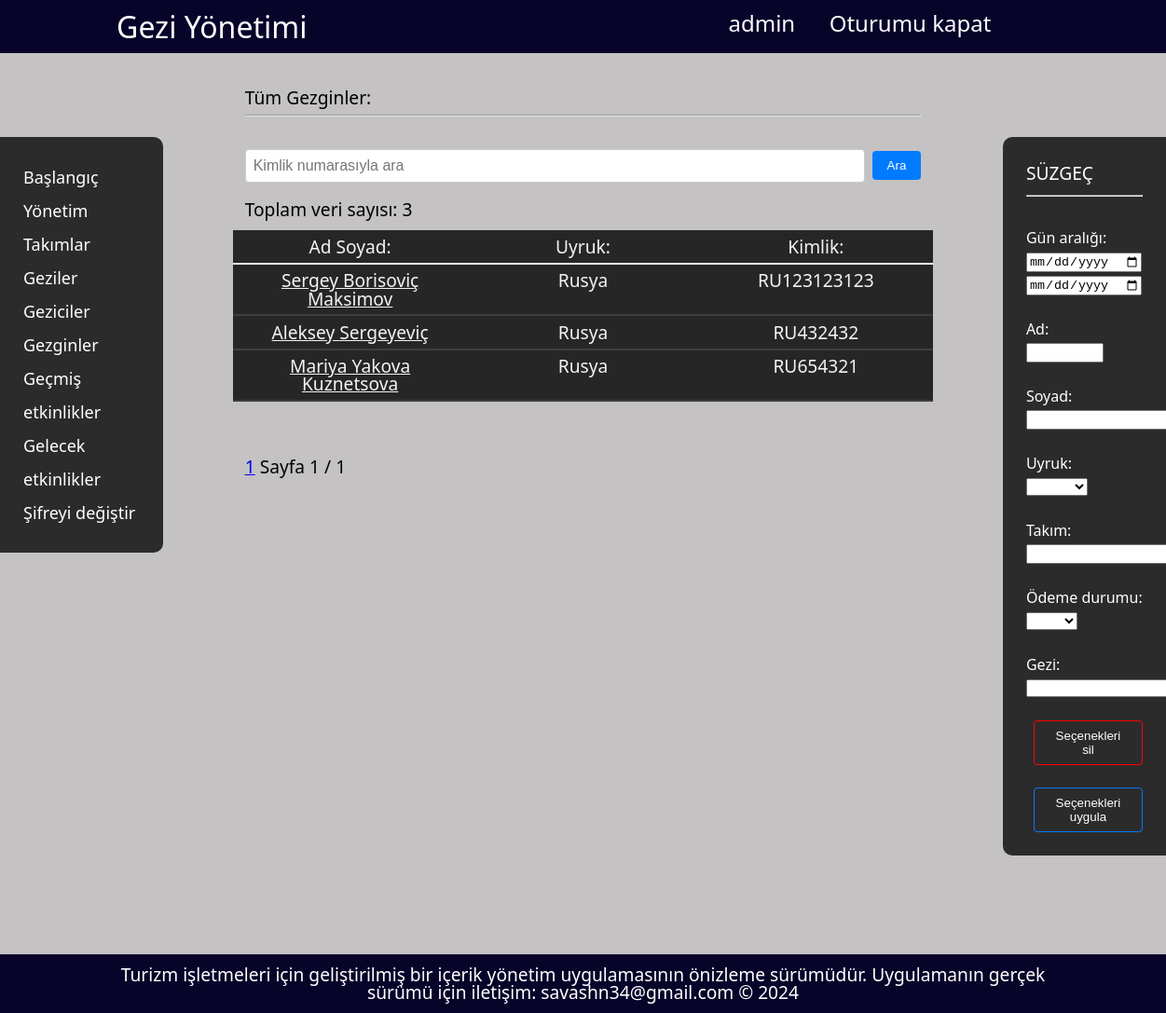
The page /gezginler (signed in) on the database its author committed.
### geziuygulamasi/models.py (models this page shows, shortened)
class Gezginler(models.Model):
    ad = models.CharField(max_length=100)
    soyad = models.CharField(max_length=100)
    cinsiyet = models.ForeignKey(Cinsiyetler, on_delete=models.CASCADE)
    dogum = models.DateField()
    uyruk = models.ForeignKey(Uyruklar, on_delete=models.CASCADE)
    pasaport_no = models.CharField(max_length=100)
    e_posta = models.CharField(max_length=100)
    telefon = models.CharField(max_length=50)
    adres = models.CharField(max_length=500)
    yakin_ad = models.CharField(max_length=100)
    yakinlik = models.ForeignKey(Yakinliklar, on_delete=models.CASCADE)
    yakin_tel = models.CharField(max_length=50)
    takim = models.ManyToManyField(Takimlar)
    slug = models.SlugField(null=True, blank=True, unique=True, db_index=True)

class Uyruklar(models.Model):
    uyruk = models.CharField(max_length=100)
    def __str__(self):
        return self.uyruk

### geziuygulamasi/views.py (the view)
# urls.py: path("gezginler", views.gezginler, name="gezginler"),
def gezginler(request):
    if not request.user.is_authenticated:
        return redirect("giris")
    if request.method == 'GET':
        start_date = request.GET.get('start_date')
        end_date = request.GET.get('end_date')
        takim = request.GET.get('takim')
        odeme = request.GET.get('odeme')
        gezi = request.GET.get('gezi')
        ad = request.GET.get('ad')
        soyad = request.GET.get('soyad')
        uyruk = request.GET.get('uyruk')
        gezginler = Gezginler.objects.all()
        geziler = Geziler.objects.all()
        odeme_yontemi = Odeme_Yontemleri.objects.all()
        gezginler_odeme = Gezginler_Odeme.objects.all()
        takimlar = Takimlar.objects.all()
        uyruklar = Uyruklar.objects.all()
        if start_date:
            gezginler = gezginler.filter(takim__baslangic__gte=start_date)
        if end_date:
            gezginler = gezginler.filter(takim__bitis__lte=end_date)
        if takim:
            gezginler = gezginler.filter(takim__takim_adi=takim)
        if odeme:
            gezginler = gezginler.filter(gezginler_odeme__odendi=odeme)
        if gezi:
            gezginler = gezginler.filter(takim__gezi__gezi=gezi)
        if ad:
            gezginler = gezginler.filter(ad=ad)
        if soyad:
            gezginler = gezginler.filter(soyad=soyad)
        if uyruk:
            gezginler = gezginler.filter(uyruk__uyruk=uyruk)
        if not (start_date or end_date or takim or odeme or gezi or ad or soyad or uyruk):
            gezginler = Gezginler.objects.all()
        q = request.GET.get('q')
        if q:
            gezginler = gezginler.filter(pasaport_no__icontains=q)
    content_per_page = 20
    paginator = Paginator(gezginler, content_per_page)
    page_number = request.GET.get('page')
    try:
        page_obj = paginator.page(page_number)
    except PageNotAnInteger:
        page_obj = paginator.page(1)
    except EmptyPage:
        page_obj = paginator.page(paginator.num_pages)
    user_agent = get_user_agent(request)
    context = {
        "gezginler": gezginler,
        "geziler": geziler,
        "odeme_yontemi": odeme_yontemi,
        "gezginler_odeme": gezginler_odeme,
        "takimlar": takimlar,
        "uyruklar": uyruklar,
        "page_obj": page_obj,
        "user_agent": user_agent,
    }
    return render(request, 'gezginler.html', context)

### geziuygulamasi/models.py (called while the page is built)
    def __str__(self):
        return f"{self.gezi} {self.gun_sayisi} gün {self.gece_sayisi} gece"

### geziuygulamasi/templates/gezginler.html
{% extends "base.html" %}
{% block content %}
{% include "partials/_gezginSuzgec.html" %}
<div class="icerik">
    <h3>Tüm Gezginler:</h3>
    <hr>
</div>
<div class="icerik">
    <form class="search-form" method="GET" action="{% url 'gezginler' %}">
        <input class="search-input" type="text" name="q" placeholder="Kimlik numarasıyla ara">
        <button class="search-button" type="submit">Ara</button>
    </form>
    <br>
    <p>Toplam veri sayısı: {{ gezginler.count }}</p>
</div>
<table>
    <thead>
        <tr>
            <th>Ad Soyad:</th>
            <th>Uyruk:</th>
            <th>Kimlik:</th>
        </tr>
    </thead>
    <tbody>
    {% for document in page_obj %}
        <tr onmouseover="dizinBelirt(true, this)" onmouseout="dizinBelirt(false, this)">
            <th><a href="{% url 'gezgin' document.slug %}">{{ document.ad|title }} {{ document.soyad|title }}</a></th>
            <td>{{ document.uyruk|title }}</td>
            <td>{{ document.pasaport_no|upper }}</td>
        </tr>
    {% empty %}
        <div class="icerik"><p>İlgili aralıkta etkinlik bulunamadı.</p></div>
    {% endfor %}
    </tbody>
</table>
<br><br><br>
{% include "partials/_page.html" %}
{% endblock content %}

### templates/base.html (shortened to what this page needs)
{% load static %}
<!DOCTYPE html>
<html lang="tr">
<head>
    <link rel="stylesheet" href="{% static 'css/style.css' %}">
</head>
<body>
    <header>
        <h1 id="ad"><a href="{% url 'baslangic' %}">Gezi Yönetimi</a></h1>
        {% if user_agent.is_mobile %}
        <div class='sidenav' id='sidebarNav'>
            <a href='javascript:void(0)' class='closeBtn' onclick='closeNav()'>&times;</a>
            {% include "partials/_gezinme.html" %}
        </div>
        <span class='open' onclick='openNav()'>&#9776;</span>
        {% else %}
        <h2 id="secenekler">
            {% if user.is_authenticated %}
                {% if user.get_full_name %}
                    <a href="{% url 'gezici' slug=user.username %}">{{ user.get_full_name|title }}</a>
                {% else %}
                    <a href="{% url 'admin:index' %}">{{ user.username }}</a>
                {% endif %}
                <a href="{% url "cikis" %}">Oturumu kapat</a></li>
            {% elif not user.is_authenticated %}
                <a href="{% url "giris" %}">Giriş yap</a>
            {% endif %}
        {% endif %}
    </header>
    <div class="govde">
        {% if not user_agent.is_mobile %}
            {% if user.is_authenticated %}
            <div class="gezinme">
                {% include "partials/_gezinme.html" %}
            </div>
            {% endif %}
        {% endif %}
    {% block content %}{% endblock %}
    </div>
    <footer>
        <h4>Turizm işletmeleri için geliştirilmiş bir içerik yönetim uygulamasının önizleme sürümüdür. Uygulamanın gerçek sürümü için iletişim: savashn34@gmail.com &copy; 2024</h4>
    </footer>
</body>
</html>

### static/css/style.css (style rules this page uses)
body { background-color: rgb(196, 194, 194); color: black; font-family: system-ui, -apple-system, BlinkMacSystemFont, 'Segoe UI', Roboto, Oxygen, Ubuntu, Cantarell, 'Open Sans', 'Helvetica Neue', sans-serif; }
header { display: flex; background-color: rgb(7, 3, 41); }
header a { color: white; text-decoration: none; }
h1 { font-size: xx-large; margin: 1% 10%; }
h2 { margin: 1% 15%; }
h3 { font-weight: 500; }
h4 { font-size: larger; }
#ad { width: 60%; text-align: left; justify-content: left; }
#secenekler { width: 70%; text-align: right; justify-content: right; font-size: 24px; }
.icerik { font-size: larger; padding: 1% 1%; margin: 0 20%; }
.govde { margin: 2% 0; }
.gezinme { width: 10%; margin-top: 65px; padding: 2% 2%; line-height: 2; background-color: rgb(44, 43, 43); position: absolute; border-top-right-radius: 10px; border-bottom-right-radius: 10px; font-size: large; }
table { margin: 0 20%; width: 60%; border: 1px solid white; background-color: black; color: white; opacity: 0.8; }
thead { border-bottom: 2.5px solid white; }
thead th { font-weight: 500; }
tbody tr { border-bottom: 2px solid rgb(30, 30, 30); }
tbody a { font-weight: 400; color: white; }
th { font-weight: 700; border: 1px solid black; padding: 1% 3%; width: 20%; font-size: larger; }
td { border: 1px solid black; padding: 1% 3%; font-size: larger; width: 15%; text-align: center; }
footer { justify-content: center; text-align: center; margin-top: 40%; margin-bottom: 0; background-color: rgb(7, 3, 41); padding: 1% 10%; color: white; }
.search-form { display: flex; align-items: center; }
.search-input { padding: 8px; border: 1px solid #ccc; border-radius: 4px; font-size: 16px; flex: 1; }
.search-button { background-color: #007bff; color: white; border: none; border-radius: 4px; padding: 8px 16px; margin-left: 8px; cursor: pointer; transition: background-color 0.3s ease; }

### rows shown on the page
Gezginler: ad "Sergey Borisoviç", soyad "Maksimov", uyruk "Rusya", pasaport_no "RU123123123"
Gezginler: ad "Aleksey", soyad "Sergeyeviç", uyruk "Rusya", pasaport_no "RU432432"
Gezginler: ad "Mariya Yakova", soyad "Kuznetsova", uyruk "Rusya", pasaport_no "RU654321"

### other values the page prints
{{ user.username }} "admin"
{{ gezginler.count }} "3"
{{ num }} "1"
{{ page_obj.number }} "1"
{{ page_obj.paginator.num_pages }} "1"
